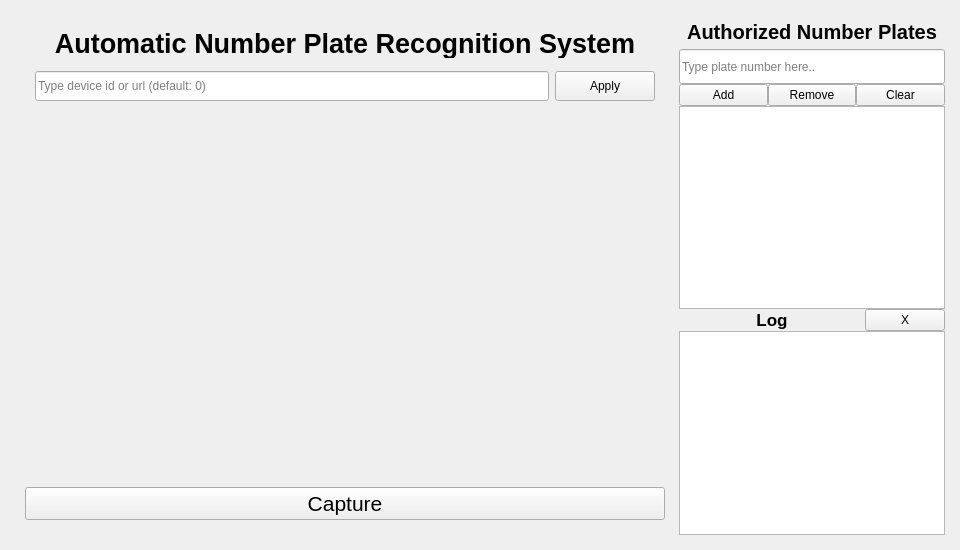
<?xml version="1.0" encoding="UTF-8"?>
<ui version="4.0">
 <class>Widget</class>
 <widget class="QWidget" name="Widget">
  <property name="geometry">
   <rect>
    <x>0</x>
    <y>0</y>
    <width>960</width>
    <height>550</height>
   </rect>
  </property>
  <property name="minimumSize">
   <size>
    <width>960</width>
    <height>400</height>
   </size>
  </property>
  <property name="maximumSize">
   <size>
    <width>1000</width>
    <height>600</height>
   </size>
  </property>
  <property name="windowTitle">
   <string>ANPR</string>
  </property>
  <layout class="QHBoxLayout" name="horizontalLayout_2">
   <item>
    <layout class="QHBoxLayout" name="horizontalLayout" stretch="0,0">
     <property name="spacing">
      <number>4</number>
     </property>
     <property name="leftMargin">
      <number>4</number>
     </property>
     <property name="topMargin">
      <number>4</number>
     </property>
     <property name="rightMargin">
      <number>4</number>
     </property>
     <property name="bottomMargin">
      <number>4</number>
     </property>
     <item>
      <layout class="QVBoxLayout" name="verticalLayout_2">
       <property name="spacing">
        <number>0</number>
       </property>
       <property name="leftMargin">
        <number>10</number>
       </property>
       <property name="rightMargin">
        <number>10</number>
       </property>
       <item>
        <widget class="QLabel" name="label">
         <property name="minimumSize">
          <size>
           <width>0</width>
           <height>30</height>
          </size>
         </property>
         <property name="maximumSize">
          <size>
           <width>16777215</width>
           <height>30</height>
          </size>
         </property>
         <property name="font">
          <font>
           <pointsize>20</pointsize>
           <bold>true</bold>
          </font>
         </property>
         <property name="text">
          <string>Automatic Number Plate Recognition System</string>
         </property>
         <property name="alignment">
          <set>Qt::AlignCenter</set>
         </property>
        </widget>
       </item>
       <item>
        <layout class="QHBoxLayout" name="horizontalLayout_5" stretch="5,1">
         <property name="spacing">
          <number>6</number>
         </property>
         <property name="leftMargin">
          <number>10</number>
         </property>
         <property name="topMargin">
          <number>0</number>
         </property>
         <property name="rightMargin">
          <number>10</number>
         </property>
         <item>
          <widget class="QLineEdit" name="le_device">
           <property name="minimumSize">
            <size>
             <width>0</width>
             <height>30</height>
            </size>
           </property>
           <property name="maximumSize">
            <size>
             <width>16777215</width>
             <height>30</height>
            </size>
           </property>
           <property name="text">
            <string/>
           </property>
           <property name="placeholderText">
            <string>Type device id or url (default: 0)</string>
           </property>
          </widget>
         </item>
         <item>
          <widget class="QPushButton" name="btn_apply">
           <property name="sizePolicy">
            <sizepolicy hsizetype="Maximum" vsizetype="Maximum">
             <horstretch>0</horstretch>
             <verstretch>0</verstretch>
            </sizepolicy>
           </property>
           <property name="minimumSize">
            <size>
             <width>100</width>
             <height>0</height>
            </size>
           </property>
           <property name="maximumSize">
            <size>
             <width>100</width>
             <height>30</height>
            </size>
           </property>
           <property name="text">
            <string>Apply</string>
           </property>
          </widget>
         </item>
        </layout>
       </item>
       <item>
        <widget class="QLabel" name="image_view">
         <property name="sizePolicy">
          <sizepolicy hsizetype="Maximum" vsizetype="Preferred">
           <horstretch>1</horstretch>
           <verstretch>0</verstretch>
          </sizepolicy>
         </property>
         <property name="minimumSize">
          <size>
           <width>640</width>
           <height>360</height>
          </size>
         </property>
         <property name="maximumSize">
          <size>
           <width>640</width>
           <height>360</height>
          </size>
         </property>
         <property name="text">
          <string/>
         </property>
         <property name="alignment">
          <set>Qt::AlignLeading|Qt::AlignLeft|Qt::AlignVCenter</set>
         </property>
        </widget>
       </item>
       <item>
        <widget class="QPushButton" name="btn_add_image">
         <property name="enabled">
          <bool>true</bool>
         </property>
         <property name="font">
          <font>
           <pointsize>16</pointsize>
          </font>
         </property>
         <property name="text">
          <string>Capture</string>
         </property>
        </widget>
       </item>
      </layout>
     </item>
     <item>
      <layout class="QVBoxLayout" name="verticalLayout" stretch="1,1,1,6,1,6">
       <property name="spacing">
        <number>0</number>
       </property>
       <item>
        <widget class="QLabel" name="label_3">
         <property name="font">
          <font>
           <pointsize>15</pointsize>
           <bold>true</bold>
          </font>
         </property>
         <property name="text">
          <string>Authorized Number Plates</string>
         </property>
         <property name="alignment">
          <set>Qt::AlignCenter</set>
         </property>
        </widget>
       </item>
       <item>
        <widget class="QLineEdit" name="le_input_field">
         <property name="minimumSize">
          <size>
           <width>0</width>
           <height>35</height>
          </size>
         </property>
         <property name="placeholderText">
          <string>Type plate number here..</string>
         </property>
        </widget>
       </item>
       <item>
        <layout class="QHBoxLayout" name="horizontalLayout_3">
         <item>
          <widget class="QPushButton" name="btn_add_plate">
           <property name="text">
            <string>Add</string>
           </property>
          </widget>
         </item>
         <item>
          <widget class="QPushButton" name="btn_remove_plate">
           <property name="text">
            <string>Remove</string>
           </property>
          </widget>
         </item>
         <item>
          <widget class="QPushButton" name="btn_clear_list">
           <property name="text">
            <string>Clear</string>
           </property>
          </widget>
         </item>
        </layout>
       </item>
       <item>
        <widget class="QListWidget" name="lv_authorized_number_plates"/>
       </item>
       <item>
        <layout class="QHBoxLayout" name="horizontalLayout_4" stretch="4,1">
         <item>
          <widget class="QLabel" name="label_2">
           <property name="font">
            <font>
             <pointsize>13</pointsize>
             <bold>true</bold>
            </font>
           </property>
           <property name="text">
            <string>Log</string>
           </property>
           <property name="alignment">
            <set>Qt::AlignCenter</set>
           </property>
          </widget>
         </item>
         <item>
          <widget class="QPushButton" name="btn_clear_log">
           <property name="text">
            <string>X</string>
           </property>
          </widget>
         </item>
        </layout>
       </item>
       <item>
        <widget class="QListWidget" name="lv_recognized_plates">
         <property name="sizePolicy">
          <sizepolicy hsizetype="Maximum" vsizetype="Expanding">
           <horstretch>0</horstretch>
           <verstretch>0</verstretch>
          </sizepolicy>
         </property>
         <property name="maximumSize">
          <size>
           <width>325</width>
           <height>16777215</height>
          </size>
         </property>
         <property name="sizeAdjustPolicy">
          <enum>QAbstractScrollArea::AdjustToContents</enum>
         </property>
         <property name="iconSize">
          <size>
           <width>325</width>
           <height>0</height>
          </size>
         </property>
        </widget>
       </item>
      </layout>
     </item>
    </layout>
   </item>
  </layout>
 </widget>
 <resources/>
 <connections/>
</ui>
